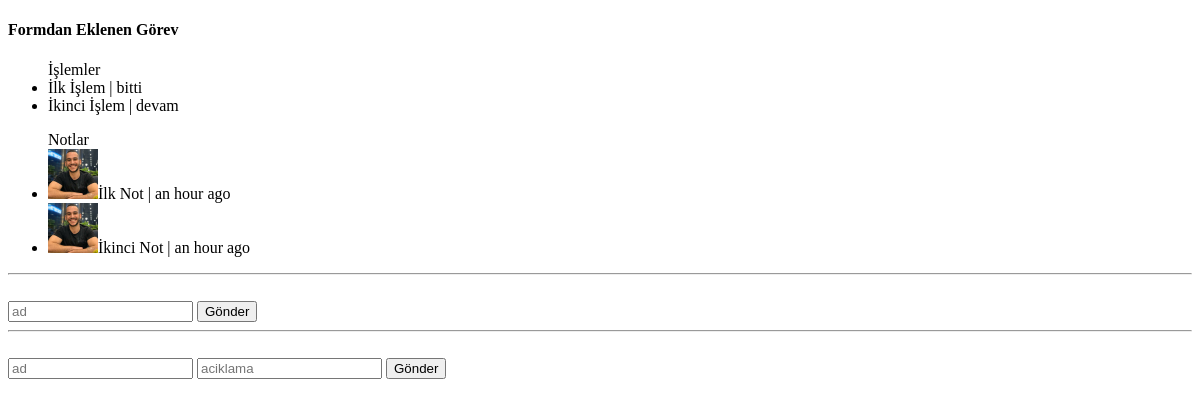
The page /gorevler/detay/formdan-eklenen-gorev/ (signed in) on the database its author committed.
### gorev/models.py (models this page shows, shortened)
class Gorev(models.Model):
    gorev_durumlari = (
        ('bitti', 'Görev Bitti'),
        ('devam', 'Görev Devam Ediyor')
    )
    ad = models.CharField(max_length=255)
    aciklama = models.TextField()
    olusturulma_tarihi = models.DateTimeField(auto_now_add=True)
    baslama_tarihi = models.DateField()
    bitis_tarihi = models.DateField()
    gorev_durum = models.CharField(max_length=5, choices=gorev_durumlari, default='devam')
    proje = models.ForeignKey(Proje, related_name='gorevler', on_delete=models.SET_NULL, null=True)
    uyeler = models.ManyToManyField(to='kullanici.Kullanici', related_name='gorevler', null=True)
    gorev_grubu = models.ForeignKey(to='gorev.GorevGrubu', related_name='gorevler', null=True, on_delete=models.CASCADE)
    slug = models.SlugField(blank=True)
    class Meta:
        verbose_name = 'Görev'
        verbose_name_plural = 'Görevler'

class Islem(models.Model):
    islem_sureci_secenekleri = (
        ('bitti', 'İşlem Bitti'),
        ('devam', 'İşlem Devam Ediyor')
    )
    gorev = models.ForeignKey(Gorev, related_name='islemler', on_delete=models.SET_NULL, null=True)
    ad = models.CharField(max_length=255)
    islem_sureci = models.CharField(max_length=5, choices=islem_sureci_secenekleri, default='devam')
    eklenme_tarihi = models.DateTimeField(auto_now_add=True,null=True)
    class Meta:
        verbose_name = 'İşlem'
        verbose_name_plural = 'İşlemler'

class Not(models.Model):
    gorev = models.ForeignKey(Gorev, related_name='notlar', on_delete=models.SET_NULL, null=True)
    ad = models.CharField(max_length=255)
    aciklama = models.TextField()
    olusturulma_tarihi = models.DateTimeField(auto_now_add=True)
    kullanici = models.ForeignKey(Kullanici, related_name='notlar', on_delete=models.SET_NULL, null=True)
    class Meta:
        verbose_name = 'Not'
        verbose_name_plural = 'Notlar'

### kullanici/models.py (models this page shows)
class Kullanici(AbstractUser):
    profil_foto = models.ImageField(upload_to='profil/foto/', default='defaults/default.png')
    lokasyon = models.CharField(max_length=255, null=True, blank=True)
    title = models.TextField(null=True, blank=True)
    user_permissions = models.ManyToManyField(Permission, related_name='izinler', null=True,
                                              blank=True)  # zorunlu tanımlamamız gerek
    groups = models.ManyToManyField(Group, related_name='gruplar', null=True, blank=True)  # zorunlu tanımlamamız gerek
    password_reset_hash = models.TextField(null=True, blank=True)
    invite_token = models.TextField(null=True,blank=True)
    class Meta:
        verbose_name = 'Kullanıcı'
        verbose_name_plural = 'Kullanıcılar'

### gorev/views.py (the view)
# urls.py: path('detay/<slug:gorev_slug>/', views.gorev_detay, name='gorev_detay'),
@login_required
def gorev_detay(request, gorev_slug):
    gorev = get_object_or_404(Gorev, slug=gorev_slug)
    islemler = gorev.islemler.all()
    notlar = gorev.notlar.all()
    dosyalar = gorev.dosyalar.all()
    context = {
        'gorev': gorev,
        'islemler': islemler,
        'notlar': notlar,
        'dosyalar': dosyalar
    }
    return render(request, 'gorev/gorev_detay.html', context=context)

### templates/gorev/gorev_detay.html (shortened to what this page needs)
{% extends 'utilities/layout.html' %}
{% load static %}
{% load humanize %}
{% block icerik %}
    <h4>{{ gorev.ad }}</h4>
    <ul>
        İşlemler
        {% for islem in islemler %}
            <li>{{ islem.ad }} | {{ islem.islem_sureci }}</li>
        {% endfor %}
    </ul>
    <ul>
        Notlar
        {% for nott in notlar %}
            <li><img src="{{ nott.kullanici.profil_foto.url }}" alt="asd" width="50"
                     height="50">{{ nott.ad }} | {{ nott.olusturulma_tarihi|naturaltime }}</li>
        {% endfor %}
    </ul>
    <hr>
    <br>
    <form action="{% url 'gorev:islem_ekle' gorev_slug=gorev.slug %}" method="post">
        <input type="text" name="ad" placeholder="ad">
        <input type="submit" value="Gönder">
    </form>
    <hr><br>
    <form action="{% url 'gorev:not_ekle' gorev_slug=gorev.slug %}" method="post">
        <input type="text" name="ad" placeholder="ad">
        <input type="aciklama" name="aciklama" placeholder="aciklama">
        <input type="submit" value="Gönder">
    </form>
{% endblock %}

### rows shown on the page
Gorev: ad "Formdan Eklenen Görev"
Islem: ad "İlk İşlem", islem_sureci "bitti"
Islem: ad "İkinci İşlem", islem_sureci "devam"
Not: kullanici.profil_foto (picture), ad "İlk Not", olusturulma_tarihi "an hour ago"
Not: kullanici.profil_foto (picture), ad "İkinci Not", olusturulma_tarihi "an hour ago"
